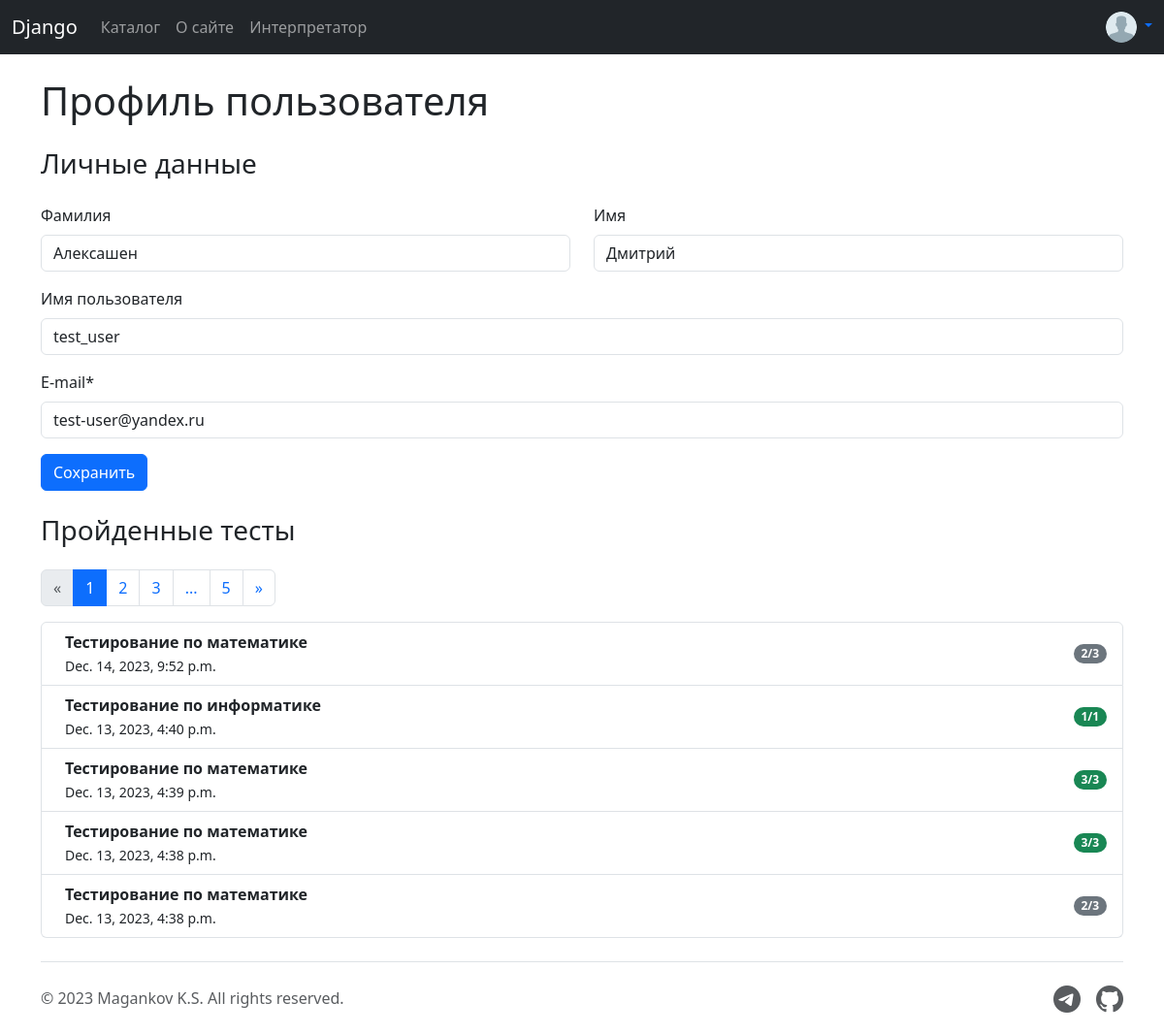
Before: /profile/ (signed in) with the older database file.
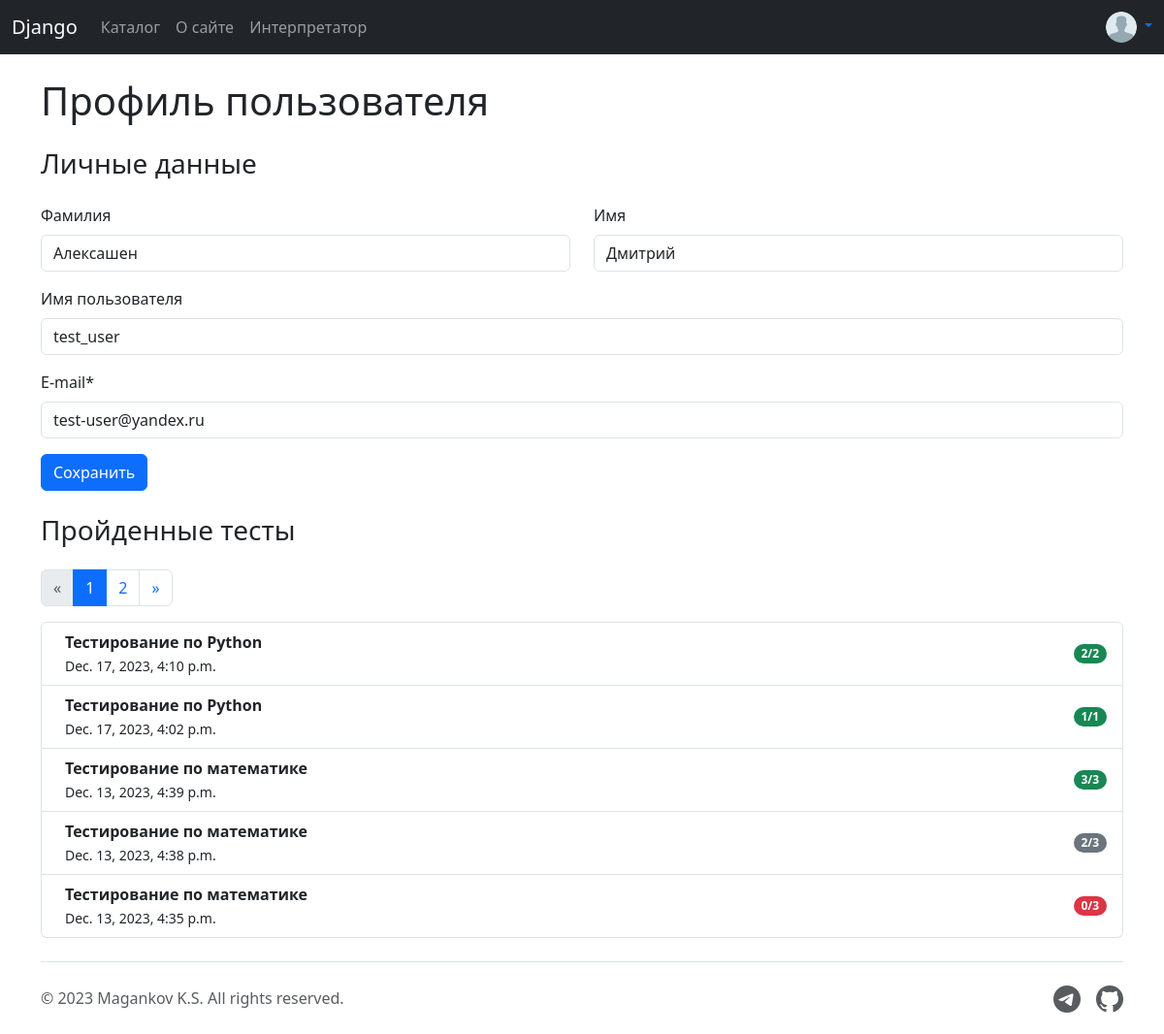
After: the same page with the newer database file.
### tester_app/models.py (models this page shows, shortened)
class Result(models.Model):
    test = models.ForeignKey(Testing, on_delete=models.CASCADE)
    user = models.ForeignKey(User, on_delete=models.CASCADE)
    datetime = models.DateTimeField(default=datetime.datetime.now)
    correct = models.IntegerField()
    wrong = models.IntegerField()
    objects = models.Manager()

class Testing(models.Model):
    TYPE_CHOICES = (
        ('TEST', 'Тест'),
        ('INTERPRETER', 'Интерпретатор'),
    )
    name = models.CharField(max_length=50)
    description = models.TextField(max_length=150)
    type = models.CharField(max_length=15, choices=TYPE_CHOICES, default='TEST')
    slug = AutoSlugField(populate_from='name', unique=True, slugify=slugify_value)
    objects = models.Manager()
    def __str__(self):
        return self.name

### tester_app/views.py (the view)
# urls.py: path("profile/", views.profile_view, name="profile"),
@login_required(login_url='login')
def profile_view(request):
    context['title'] = 'Профиль'
    context['has_header'] = True
    user = request.user
    if user.is_superuser or user.is_staff:
        return redirect(f'/admin/auth/user/{user.id}')
    form = UpdateUserForm(instance=user)
    context['form'] = form
    results = Result.objects.filter(user=user).order_by('-datetime')
    paginator = Paginator(results, PER_PAGE)
    page_number = request.GET.get("page")
    page_obj = paginator.get_page(page_number)
    context['data'] = page_obj
    return render(request, 'tester_app/profile.html', context)

### tester_app/forms.py (shortened to what this page needs)
class LoginForm(forms.Form):
    username = forms.CharField(max_length=100, label='Логин',
                               widget=forms.TextInput(attrs={"class": "form-control rounded-3",
                                                             "placeholder": "Enter your username"}))
    password = forms.CharField(max_length=100, label='Пароль',
                               widget=forms.PasswordInput(attrs={"class": "form-control rounded-3",
                                                                 "placeholder": "Enter your password"}))

class UpdateUserForm(forms.ModelForm):
    last_name = forms.CharField(max_length=100, label='Фамилия',
                                widget=forms.TextInput(attrs={"class": "form-control",
                                                              "placeholder": "Иванов"}))
    first_name = forms.CharField(max_length=100, label='Имя',
                                 widget=forms.TextInput(attrs={"class": "form-control",
                                                               "placeholder": "Дмитрий"}))
    username = forms.CharField(max_length=50, label='Имя пользователя',
                               widget=forms.TextInput(attrs={"class": "form-control",
                                                             "placeholder": "ivanov_dmitry"}))
    email = forms.EmailField(max_length=100, label='E-mail*', required=False,
                             widget=forms.EmailInput(attrs={"class": "form-control",
                                                            "placeholder": "user@yandex.ru"}))
    class Meta:
        model = User
        fields = ['last_name', 'first_name', 'username', 'email']

### templates/tester_app/profile.html (shortened to what this page needs)
{% extends "tester_app/base.html" %}
{% block body %}
<div class="container">
    <h1 class="mb-4">Профиль пользователя</h1>
    <form class="mb-4" method="POST" action="{% url 'profile_save' %}">
        <div class="row gy-3">
            <h3>Личные данные</h3>
            <div class="col-md-6">
                <label for="{{form.last_name.id_for_label}}"
                       class="form-label">{{form.last_name.label}}
                </label>
                {{form.last_name}}
            </div>
            <div class="col-md-6">
                <label for="{{form.first_name.id_for_label}}"
                       class="form-label">{{form.first_name.label}}
                </label>
                {{form.first_name}}
            </div>
            <div class="col-md-12">
                <label for="{{form.username.id_for_label}}"
                       class="form-label">{{form.username.label}}
                </label>
                {{form.username}}
            </div>
            <div class="col-md-12">
                <label for="{{form.email.id_for_label}}"
                       class="form-label">{{form.email.label}}
                </label>
                {{form.email}}
            </div>
            <div class="col-12">
                <button type="submit" class="btn btn-primary">Сохранить</button>
            </div>
        </div>
    </form>
    <h3 class="mb-4">Пройденные тесты</h3>
    {% include 'tester_app/pagination.html' %}
    <ul class="list-group mb-4">
        {% for a in data %}
        <li class="list-group-item d-flex justify-content-between align-items-center">
            <div class="ms-2 me-auto">
                <div class="fw-bold">{{a.test}}</div>
                <small>{{a.datetime}}</small>
            </div>
            <span class="badge
            {% if a.correct == a.correct|add:a.wrong %}bg-success
            {% elif a.correct == 0 %}bg-danger
            {% else %} bg-secondary
            {% endif %}
            rounded-pill">{{a.correct}}/{{a.correct|add:a.wrong}}</span>
        </li>
        {% endfor %}
    </ul>
</div>
{% endblock %}

### templates/tester_app/base.html (shortened to what this page needs)
{% load static %}
<!DOCTYPE html>
<html lang="ru" data-bs-theme="auto">
<head>
    <link rel="stylesheet" href="{% static 'tester_app/css/style.css' %}">
    <link rel="stylesheet" href="{% static 'tester_app/css/bootstrap.css' %}">
    <link rel="stylesheet" href="https://cdn.jsdelivr.net/npm/bootstrap-icons@1.11.1/font/bootstrap-icons.css">
    <link rel="stylesheet" href="https://cdnjs.cloudflare.com/ajax/libs/codemirror/5.52.2/codemirror.min.css">
    <link rel="stylesheet" href="https://cdnjs.cloudflare.com/ajax/libs/codemirror/5.52.2/theme/abcdef.min.css">
</head>
<body>
{% if has_header %}
{% include 'tester_app/header.html' %}
{% endif %}
{% block body %}{% endblock %}
{% include 'tester_app/footer.html' %}
</body>
</html>

### templates/tester_app/header.html (shortened to what this page needs)
{% load static %}
<header class="mb-4">
    <nav class="navbar navbar-expand-sm navbar-dark bg-dark" aria-label="Fourth navbar example">
        <div class="container-fluid">
            <a class="navbar-brand" href="/">Django</a>
            <div class="collapse navbar-collapse" id="navbarHeader">
                <ul class="navbar-nav me-auto">
                    {% url 'index' as url %}
                    <li class="nav-item">
                        <a class="nav-link {% if request.path == url %}active{% endif %}"
                           href="{{url}}">Каталог</a>
                    </li>
                    {% url 'about' as url %}
                    <li class="nav-item">
                        <a class="nav-link {% if request.path == url %}active{% endif %}"
                           href="{{url}}">О сайте</a>
                    </li>
                    {% url 'code' as url %}
                    <li class="nav-item">
                        <a class="nav-link {% if request.path == url %}active{% endif %}"
                           href="{{url}}">Интерпретатор</a>
                    </li>
                </ul>
                {% if user.is_authenticated %}
                <div class="d-flex">
                    <div class="dropdown">
                        <a href="#" class="d-block text-decoration-none dropdown-toggle" data-bs-toggle="dropdown"
                           aria-expanded="false">
                            <img src="{% static 'tester_app/media/default-profile.png' %}" alt="user" width="32"
                                 height="32"
                                 class="rounded-circle">
                        </a>
                    </div>
                </div>
                {% endif %}
            </div>
        </div>
    </nav>
</header>

### templates/tester_app/pagination.html
{% if data.has_other_pages %}
<nav aria-label="Page navigation">
    <ul class="pagination">
        {% if data.has_previous %}
        <li class="page-item"><a class="page-link" href="?page={{ data.previous_page_number }}">&laquo;</a></li>
        {% if data.number > 3 %}
        <li class="page-item"><a class="page-link" href="?page=1">1</a></li>
        {% if data.number > 4 %}
        <li class="page-item"><a class="page-link" href="#">...</a></li>
        {% endif %}
        {% endif %}
        {% else %}
        <li class="page-item disabled"><a class="page-link" href="#">&laquo;</a></li>
        {% endif %}
        {% for num in data.paginator.page_range %}
        {% if data.number == num %}
        <li class="page-item active"><a class="page-link" href="?page={{ num }}">{{ num }}</a></li>
        {% elif num > data.number|add:'-3' and num < data.number|add:'3' %}
        <li class="page-item"><a class="page-link" href="?page={{ num }}">{{ num }}</a></li>
        {% endif %}
        {% endfor %}
        {% if data.has_next %}
        {% if data.number < data.paginator.num_pages|add:'-3' %}
        <li class="page-item"><a class="page-link" href="#">...</a></li>
        <li class="page-item">
            <a class="page-link" href="?page={{ data.paginator.num_pages }}">
                {{ data.paginator.num_pages }}
            </a>
        </li>
        {% elif data.number < data.paginator.num_pages|add:'-2' %}
        <li class="page-item">
            <a class="page-link" href="?page={{ data.paginator.num_pages }}">
                {{ data.paginator.num_pages }}
            </a>
        </li>
        {% endif %}
        <li class="page-item"><a class="page-link" href="?page={{ data.next_page_number }}">&raquo;</a></li>
        {% else %}
        <li class="page-item disabled"><a class="page-link" href="#">&raquo;</a></li>
        {% endif %}
    </ul>
</nav>
{% endif %}

### templates/tester_app/footer.html
<div class="container mt-auto">
    <footer class="d-flex flex-wrap justify-content-between align-items-center py-3 border-top">
        <div class="col d-flex align-items-center">
            <span class="mb-md-0 text-body-secondary">© 2023 Magankov K.S. All rights reserved.</span>
        </div>
        <ul class="nav col justify-content-end list-unstyled d-flex">
            <li class="ms-3">
                <a class="text-body-secondary" target="_blank" href="https://t.me/MrMortem"><i
                        class="bi bi-telegram fs-3"></i></a>
            </li>
            <li class="ms-3">
                <a class="text-body-secondary" target="_blank" href="https://github.com/Kirill-Magankov"><i
                        class="bi bi-github fs-3"></i></a>
            </li>
        </ul>
    </footer>
</div>

### static/tester_app/css/style.css (style rules this page uses)
body, html { height: 100%; }
body { display: flex; flex-direction: column; height: 100%; }

Changed rows visible on the page:
removed Result: test "Тестирование по математике", datetime "Dec. 14, 2023, 9:52 p.m.", correct "2", correct|add "3"
removed Result: test "Тестирование по информатике", datetime "Dec. 13, 2023, 4:40 p.m.", correct "1", correct|add "1"
removed Result: test "Тестирование по математике", datetime "Dec. 13, 2023, 4:38 p.m.", correct "3", correct|add "3"
added Result: test "Тестирование по Python", datetime "Dec. 17, 2023, 4:10 p.m.", correct "2", correct|add "2"
added Result: test "Тестирование по Python", datetime "Dec. 17, 2023, 4:02 p.m.", correct "1", correct|add "1"
now on this page (row unchanged): Result: test "Тестирование по математике", datetime "Dec. 13, 2023, 4:35 p.m.", correct "0", correct|add "3"
Other visible differences:
{{ data.paginator.num_pages }}: "5" → (not shown)
list line gone: "3"
